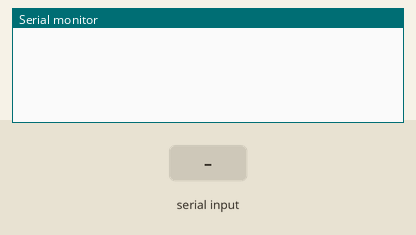
This sketch was run on a simulated Arduino Uno, built with avr-gcc and run on an emulated ATmega328P. On the bench: the last lines printed to the serial monitor. The inputs (shaded band) are chosen by the test bench. Random numbers use the default seed unless the sketch sets one.

Above: at 1.2 s.
1.3 s: "90,45\n" received over Serial
At 1.7 s:
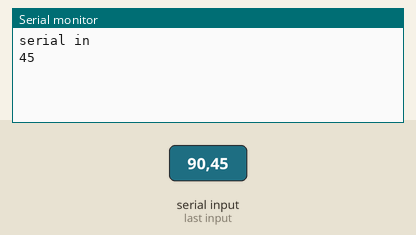
2.8 s: "30,150\n" received over Serial
At 3.2 s:
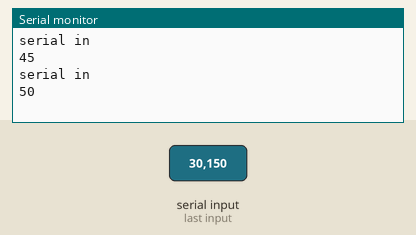

The sketch:

a7105.ino
```cpp
// (licence header left out)
#include <Arduino.h>
#include <SPI.h>
#include "config.h"
#include "a7105.h"

#define CS_PIN 10

#define CS_HI() digitalWrite(CS_PIN, HIGH);
#define CS_LO() digitalWrite(CS_PIN, LOW);

void A7105_WriteReg(u8 address, u8 data)
{
    CS_LO();
    SPI.transfer(address); // spi_xfer(SPI2, address);
    SPI.transfer(data);    // spi_xfer(SPI2, data);
    CS_HI();
}


void A7105_Setup() {
  pinMode(CS_PIN, OUTPUT);
  SPI.begin();
  SPI.setDataMode(SPI_MODE0);
//  SPI.setClockDivider(10);
  SPI.setBitOrder(MSBFIRST);
  // set gpio1 to SDO (MISO) by writing to reg GIO1S
//  A7105_WriteReg(0x0b,0x06); // 0b0110
}

u8 A7105_ReadReg(u8 address)
{
    u8 data;
    int i;
    CS_LO();
    // Bits A7-A0 make up the first u8.
    // Bit A7 = 1 == Strobe.  A7 = 0 == access register.
    // Bit a6 = 1 == read.  a6 = 0 == write.
    // bits 0-5 = address.  Assuming address < 64 the below says we want to read an address.
    SPI.transfer(0x40 | address); //spi_xfer(SPI2, 0x40 | address);
    data = SPI.transfer(0);
    CS_HI();
//    Serial.print(address); Serial.print(" "); Serial.println(data);
    return data;
// Not necessary because we expect SPI class to handle this?
//    /* Wait for tx completion before spi shutdown */
//    while(!(SPI_SR(SPI2) & SPI_SR_TXE))
//        ;
//    while((SPI_SR(SPI2) & SPI_SR_BSY))
//        ;

//    spi_disable(SPI2);
//    spi_set_bidirectional_receive_only_mode(SPI2);
//    */
//    /* Force read from SPI_DR to ensure RXNE is clear (probably not needed) */
//    volatile u8 x = SPI_DR(SPI2);
//    (void)x;
//    spi_enable(SPI2);  //This starts the data read
//    for(i = 0; i < 20; i++)  //Wait > 1 SPI clock (but less than 8).  clock is 4.5MHz
//        asm volatile ("nop");
//    ;
//    spi_disable(SPI2); //This ends the read window
//    data = spi_read(SPI2);
//    CS_HI();
//    spi_set_unidirectional_mode(SPI2);
//    spi_enable(SPI2);
 //   return data;
}

void A7105_WriteData(u8 *dpbuffer, u8 len, u8 channel)
{
    int i;
    CS_LO();
    SPI.transfer(A7105_RST_WRPTR);    //reset write FIFO PTR
    SPI.transfer(0x05); // FIFO DATA register - about to send data to put into FIFO
    for (i = 0; i < len; i++)
        SPI.transfer(dpbuffer[i]); // send some data
    CS_HI();

    // set the channel
    A7105_WriteReg(0x0F, channel);

    CS_LO();
    SPI.transfer(A7105_TX); // strobe command to actually transmit the daat
    CS_HI();
}

void A7105_ReadData(u8 *dpbuffer, u8 len)
{
    A7105_Strobe(A7105_RST_RDPTR); //A7105_RST_RDPTR
    for(int i = 0; i < len; i++) {
        dpbuffer[i] = A7105_ReadReg(0x05);
    }

    return;
}

void A7105_Reset()
{
    A7105_WriteReg(0x00, 0x00);
    delayMicroseconds(1000);
//    Serial.println(A7105_ReadReg(0x2));
}

void A7105_WriteID(unsigned long id)
{
    CS_LO();
    SPI.transfer(0x06);
    SPI.transfer((id >> 24) & 0xFF);
    SPI.transfer((id >> 16) & 0xFF);
    SPI.transfer((id >> 8) & 0xFF);
    SPI.transfer((id >> 0) & 0xFF);
    CS_HI();
}

void A7105_SetPower(int power)
{
    /*
    Power amp is ~+16dBm so:
    TXPOWER_100uW  = -23dBm == PAC=0 TBG=0
    TXPOWER_300uW  = -20dBm == PAC=0 TBG=1
    TXPOWER_1mW    = -16dBm == PAC=0 TBG=2
    TXPOWER_3mW    = -11dBm == PAC=0 TBG=4
    TXPOWER_10mW   = -6dBm  == PAC=1 TBG=5
    TXPOWER_30mW   = 0dBm   == PAC=2 TBG=7
    TXPOWER_100mW  = 1dBm   == PAC=3 TBG=7
    TXPOWER_150mW  = 1dBm   == PAC=3 TBG=7
    */
    u8 pac, tbg;
    switch(power) {
        case 0: pac = 0; tbg = 0; break;
        case 1: pac = 0; tbg = 1; break;
        case 2: pac = 0; tbg = 2; break;
        case 3: pac = 0; tbg = 4; break;
        case 4: pac = 1; tbg = 5; break;
        case 5: pac = 2; tbg = 7; break;
        case 6: pac = 3; tbg = 7; break;
        case 7: pac = 3; tbg = 7; break;
        default: pac = 0; tbg = 0; break;
    };
    A7105_WriteReg(0x28, (pac << 3) | tbg);
}

void A7105_Strobe(enum A7105_State state)
{
    CS_LO();
    SPI.transfer(state);
    CS_HI();
}
```

a7105.h
```cpp
#ifndef _IFACE_A7105_H_
#define _IFACE_A7105_H_

enum A7105_State {
    A7105_SLEEP     = 0x80,
    A7105_IDLE      = 0x90,
    A7105_STANDBY   = 0xA0,
    A7105_PLL       = 0xB0,
    A7105_RX        = 0xC0,
    A7105_TX        = 0xD0,
    A7105_RST_WRPTR = 0xE0,
    A7105_RST_RDPTR = 0xF0,
};

enum {
    A7105_00_MODE         = 0x00,
    A7105_01_MODE_CONTROL = 0x01,
    A7105_02_CALC         = 0x02,
    A7105_03_FIFOI        = 0x03,
    A7105_04_FIFOII       = 0x04,
    A7105_05_FIFO_DATA    = 0x05,
    A7105_06_ID_DATA      = 0x06,
    A7105_07_RC_OSC_I     = 0x07,
    A7105_08_RC_OSC_II    = 0x08,
    A7105_09_RC_OSC_III   = 0x09,
    A7105_0A_CK0_PIN      = 0x0A,
    A7105_0B_GPIO1_PIN1   = 0x0B,
    A7105_0C_GPIO2_PIN_II = 0x0C,
    A7105_0D_CLOCK        = 0x0D,
    A7105_0E_DATA_RATE    = 0x0E,
    A7105_0F_PLL_I        = 0x0F,
    A7105_10_PLL_II       = 0x10,
    A7105_11_PLL_III      = 0x11,
    A7105_12_PLL_IV       = 0x12,
    A7105_13_PLL_V        = 0x13,
    A7105_14_TX_I         = 0x14,
    A7105_15_TX_II        = 0x15,
    A7105_16_DELAY_I      = 0x16,
    A7105_17_DELAY_II     = 0x17,
    A7105_18_RX           = 0x18,
    A7105_19_RX_GAIN_I    = 0x19,
    A7105_1A_RX_GAIN_II   = 0x1A,
    A7105_1B_RX_GAIN_III  = 0x1B,
    A7105_1C_RX_GAIN_IV   = 0x1C,
    A7105_1D_RSSI_THOLD   = 0x1D,
    A7105_1E_ADC          = 0x1E,
    A7105_1F_CODE_I       = 0x1F,
    A7105_20_CODE_II      = 0x20,
    A7105_21_CODE_III     = 0x21,
    A7105_22_IF_CALIB_I   = 0x22,
    A7105_23_IF_CALIB_II  = 0x23,
    A7105_24_VCO_CURCAL   = 0x24,
    A7105_25_VCO_SBCAL_I  = 0x25,
    A7105_26_VCO_SBCAL_II = 0x26,
    A7105_27_BATTERY_DET  = 0x27,
    A7105_28_TX_TEST      = 0x28,
    A7105_29_RX_DEM_TEST_I  = 0x29,
    A7105_2A_RX_DEM_TEST_II = 0x2A,
    A7105_2B_CPC          = 0x2B,
    A7105_2C_XTAL_TEST    = 0x2C,
    A7105_2D_PLL_TEST     = 0x2D,
    A7105_2E_VCO_TEST_I   = 0x2E,
    A7105_2F_VCO_TEST_II  = 0x2F,
    A7105_30_IFAT         = 0x30,
    A7105_31_RSCALE       = 0x31,
    A7105_32_FILTER_TEST  = 0x32,
};
#define A7105_0F_CHANNEL A7105_0F_PLL_I

enum A7105_MASK {
    A7105_MASK_FBCF = 1 << 4,
    A7105_MASK_VBCF = 1 << 3,
};

void A7105_Initialize();
void A7105_WriteReg(u8 addr, u8 value);
void A7105_WriteData(u8 *dpbuffer, u8 len, u8 channel);
void A7105_ReadData(u8 *dpbuffer, u8 len);
u8 A7105_ReadReg(u8 addr);
void A7105_Reset();
void A7105_WriteID(u32 id);
void A7105_Strobe(enum A7105_State);
void A7105_SetPower(int power);


#endif
```

hubsan.ino
```cpp
// (licence header left out)
//#include "interface.h"
//#include "mixer.h"
//#include "config/model.h"
//#include <string.h>
//#include <stdlib.h>
#include <Arduino.h>
//#include "config.h"
#include "a7105.h"

volatile s16 Channels[NUM_OUT_CHANNELS];

u8 packet[16];
u8 channel;
const u8 allowed_ch[] = {0x14, 0x1e, 0x28, 0x32, 0x3c, 0x46, 0x50, 0x5a, 0x64, 0x6e, 0x78, 0x82};
unsigned long sessionid;
const unsigned long txid = 0xdb042679;
u8 state;
int cycles = 0;

enum {
    BIND_1,
    BIND_2,
    BIND_3,
    BIND_4,
    BIND_5,
    BIND_6,
    BIND_7,
    BIND_8,
    DATA_1,
    DATA_2,
    DATA_3,
    DATA_4,
    DATA_5,
};
#define WAIT_WRITE 0x80

int hubsan_init()
{
    u8 if_calibration1;
    u8 vco_calibration0;
    u8 vco_calibration1;
    //u8 vco_current;

    A7105_WriteID(0x55201041);
    A7105_WriteReg(A7105_01_MODE_CONTROL, 0x63);
    A7105_WriteReg(A7105_03_FIFOI, 0x0f);
    A7105_WriteReg(A7105_0D_CLOCK, 0x05);
    A7105_WriteReg(A7105_0E_DATA_RATE, 0x04);
    A7105_WriteReg(A7105_15_TX_II, 0x2b);
    A7105_WriteReg(A7105_18_RX, 0x62);
    A7105_WriteReg(A7105_19_RX_GAIN_I, 0x80);
    A7105_WriteReg(A7105_1C_RX_GAIN_IV, 0x0A);
    A7105_WriteReg(A7105_1F_CODE_I, 0x07);
    A7105_WriteReg(A7105_20_CODE_II, 0x17);
    A7105_WriteReg(A7105_29_RX_DEM_TEST_I, 0x47);

    A7105_Strobe(A7105_STANDBY);

    //IF Filter Bank Calibration
    A7105_WriteReg(0x02, 1);
    //vco_current =
    A7105_ReadReg(0x02);
    unsigned long ms = millis();

    while(millis()  - ms < 500) {
        if(! A7105_ReadReg(0x02))
            break;
    }
    if (millis() - ms >= 500)
        return 0;
    if_calibration1 = A7105_ReadReg(A7105_22_IF_CALIB_I);
    A7105_ReadReg(A7105_24_VCO_CURCAL);
    if(if_calibration1 & A7105_MASK_FBCF) {
        //Calibration failed...what do we do?
        return 0;
    }

    //VCO Current Calibration
    //A7105_WriteReg(0x24, 0x13); //Recomended calibration from A7105 Datasheet

    //VCO Bank Calibration
    //A7105_WriteReg(0x26, 0x3b); //Recomended limits from A7105 Datasheet

    //VCO Bank Calibrate channel 0?
    //Set Channel
    A7105_WriteReg(A7105_0F_CHANNEL, 0);
    //VCO Calibration
    A7105_WriteReg(0x02, 2);
    ms = millis();
    while(millis()  - ms < 500) {
        if(! A7105_ReadReg(0x02))
            break;
    }
    if (millis() - ms >= 500)
        return 0;
    vco_calibration0 = A7105_ReadReg(A7105_25_VCO_SBCAL_I);
    if (vco_calibration0 & A7105_MASK_VBCF) {
        //Calibration failed...what do we do?
        return 0;
    }

    //Calibrate channel 0xa0?
    //Set Channel
    A7105_WriteReg(A7105_0F_CHANNEL, 0xa0);
    //VCO Calibration
    A7105_WriteReg(A7105_02_CALC, 2);
    ms = millis();
    while(millis()  - ms < 500) {
        if(! A7105_ReadReg(A7105_02_CALC))
            break;
    }
    if (millis() - ms >= 500)
        return 0;
    vco_calibration1 = A7105_ReadReg(A7105_25_VCO_SBCAL_I);
    if (vco_calibration1 & A7105_MASK_VBCF) {
        //Calibration failed...what do we do?
    }

    //Reset VCO Band calibration
    //A7105_WriteReg(0x25, 0x08);

    A7105_SetPower(TXPOWER_150mW);

    A7105_Strobe(A7105_STANDBY);
    return 1;
}

static void update_crc()
{
    int sum = 0;
    for(int i = 0; i < 15; i++)
        sum += packet[i];
    packet[15] = (256 - (sum % 256)) & 0xff;
}
static void hubsan_build_bind_packet(u8 state)
{
    packet[0] = state;
    packet[1] = channel;
    packet[2] = (sessionid >> 24) & 0xff;
    packet[3] = (sessionid >> 16) & 0xff;
    packet[4] = (sessionid >>  8) & 0xff;
    packet[5] = (sessionid >>  0) & 0xff;
    packet[6] = 0x08;
    packet[7] = 0xe4; //???
    packet[8] = 0xea;
    packet[9] = 0x9e;
    packet[10] = 0x50;
    packet[11] = (txid >> 24) & 0xff;
    packet[12] = (txid >> 16) & 0xff;
    packet[13] = (txid >>  8) & 0xff;
    packet[14] = (txid >>  0) & 0xff;
    update_crc();
}

s16 get_channel(u8 ch, s32 scale, s32 center, s32 range)
{
  static int a=0;
  if (a++<2550) return 0;

//  return 254;
  return 128;
  s32 value = (s32)Channels[ch] * scale / CHAN_MAX_VALUE + center;
    if (value < center - range)
        value = center - range;
    if (value >= center + range)
        value = center + range -1;
    return value;
}


volatile uint8_t throttle=0, rudder=0, aileron = 0, elevator = 0;

static void hubsan_build_packet()
{
    memset(packet, 0, 16);
    //20 00 00 00 80 00 7d 00 84 02 64 db 04 26 79 7b
    packet[0] = 0x20;
    packet[2] = throttle;//get_channel(2, 0x80, 0x80, 0x80);
    packet[4] = 0xff - rudder; // get_channel(3, 0x80, 0x80, 0x80); //Rudder is reversed
    packet[6] = 0xff - elevator; // get_channel(1, 0x80, 0x80, 0x80); //Elevator is reversed
    packet[8] = aileron; // get_channel(0, 0x80, 0x80, 0x80);
    packet[9] = 0x02;
    packet[10] = 0x64;
    packet[11] = (txid >> 24) & 0xff;
    packet[12] = (txid >> 16) & 0xff;
    packet[13] = (txid >>  8) & 0xff;
    packet[14] = (txid >>  0) & 0xff;
    update_crc();
}

static u16 hubsan_cb()
{
    int i;
    switch(state) {
    case BIND_1:
    case BIND_3:
    case BIND_5:
    case BIND_7:
        hubsan_build_bind_packet(state == BIND_7 ? 9 : (state == BIND_5 ? 1 : state + 1 - BIND_1));
        A7105_Strobe(A7105_STANDBY);
        A7105_WriteData(packet, 16, channel);
        state |= WAIT_WRITE;
        return 3000;
    case BIND_1 | WAIT_WRITE:
    case BIND_3 | WAIT_WRITE:
    case BIND_5 | WAIT_WRITE:
    case BIND_7 | WAIT_WRITE:
        //wait for completion
        for(i = 0; i< 20; i++) {
          if(! (A7105_ReadReg(A7105_00_MODE) & 0x01))
            break;
        }
        if (i == 20)
            Serial.println("Failed to complete write\n");
       // else
       //     Serial.println("Completed write\n");
        A7105_Strobe(A7105_RX);
        state &= ~WAIT_WRITE;
        state++;
        return 4500; //7.5msec elapsed since last write
    case BIND_2:
    case BIND_4:
    case BIND_6:
        if(A7105_ReadReg(A7105_00_MODE) & 0x01) {
            state = BIND_1; //Serial.println("Restart");
            return 4500; //No signal, restart binding procedure.  12msec elapsed since last write
        }

       A7105_ReadData(packet, 16);
        state++;
        if (state == BIND_5)
            A7105_WriteID((packet[2] << 24) | (packet[3] << 16) | (packet[4] << 8) | packet[5]);

        return 500;  //8msec elapsed time since last write;
    case BIND_8:
        if(A7105_ReadReg(A7105_00_MODE) & 0x01) {
            state = BIND_7;
            return 15000; //22.5msec elapsed since last write
        }
        A7105_ReadData(packet, 16);
        if(packet[1] == 9) {
            state = DATA_1;
            A7105_WriteReg(A7105_1F_CODE_I, 0x0F);
            PROTOCOL_SetBindState(0);
            return 28000; //35.5msec elapsed since last write
        } else {
            state = BIND_7;
            return 15000; //22.5 msec elapsed since last write
        }
    case DATA_1:
        //Keep transmit power in sync
        A7105_SetPower(TXPOWER_150mW);
    case DATA_2:
    case DATA_3:
    case DATA_4:
    case DATA_5:

         if (cycles < 250) {
            throttle = 0;
            cycles++;
        }
        else if (cycles == 250) {
          Serial.print("Up we go: ");
          throttle = 15;
          cycles++;
        }

        hubsan_build_packet();
        A7105_WriteData(packet, 16, state == DATA_5 ? channel + 0x23 : channel);
        if (state == DATA_5)
            state = DATA_1;
        else
            state++;
        return 10000; //Was 10000
    }
    return 0;
}

static void initialize() {
    while(1) {
        A7105_Reset();
        if (hubsan_init())
            break;
    }
    sessionid = rand();
    channel = allowed_ch[rand() % sizeof(allowed_ch)];
    state = BIND_1;
}


void setup() { }
```

main.ino
```cpp
#include <stdlib.h>
char in[3];

void loop() {
  Serial.begin(115200);
  Serial.flush();

  A7105_Setup(); //A7105_Reset();
  int startTime, waitTime, hubsanWait,finishTime;
  //Serial.println("Preinit");
  initialize();

  rudder = aileron = elevator = 0x7F;

  startTime = micros();
  while (1) {


    /*
    if (Serial.available()>4) {
      if (Serial.read()!=23) {
        throttle = rudder =aileron = elevator = 0;
      } else {
      throttle=Serial.read();
      rudder=Serial.read();
      aileron=Serial.read();
      elevator=Serial.read();
      }
    } */

      //if (state!=0 && state!=1 & state!=128)
//Serial.print("State: ");

    while (Serial.available()>3){
      Serial.read(); //drop old commands pls
    }
    if (Serial.available()>2){

      Serial.println("serial in");
      in[0] = Serial.read();
      in[1] = Serial.read();
      in[2] = Serial.read();
      throttle = atoi(in);
      Serial.println(throttle);
    }


    hubsanWait = hubsan_cb();
//    finishTime=micros();
//    waitTime = hubsanWait - (micros() - startTime);
//    Serial.print("hubsanWait: " ); Serial.println(hubsanWait);
//    Serial.print("waitTime: " ); Serial.println(waitTime);
    //Serial.println(hubsanWait);

    //finishTime = micros() + hubsanWait;

 //   while (micros() < finishTime){
 //     Serial.read();
 //   }


    delayMicroseconds(hubsanWait);
    startTime = micros();

  }

}
```

protocol.ino
```cpp
//#include "config.h"
//#include <Arduino.h>

static u8 proto_state;
static u32 bind_time;

#define PROTO_READY   0x01
#define PROTO_BINDING 0x02
#define PROTO_BINDDLG 0x04

void PROTOCOL_SetBindState(u32 msec)
{
    if (msec) {
        if (msec == 0xFFFFFFFF)
            bind_time = msec;
        else
            bind_time = millis() + msec;
        proto_state |= PROTO_BINDING;
    } else {
        proto_state &= ~PROTO_BINDING;
    }
}
```

config.h
```cpp
#include <stdint.h>

#define NUM_OUT_CHANNELS 12
#define CHAN_MULTIPLIER 100
#define CHAN_MAX_VALUE (100 * CHAN_MULTIPLIER)

#define s16 int16_t
#define u16 uint16_t
#define s32 int32_t
#define u32 uint32_t
#define u8 uint8_t

extern volatile s16 Channels[NUM_OUT_CHANNELS];

enum TxPower {
    TXPOWER_100uW,
    TXPOWER_300uW,
    TXPOWER_1mW,
    TXPOWER_3mW,
    TXPOWER_10mW,
    TXPOWER_30mW,
    TXPOWER_100mW,
    TXPOWER_150mW,
    TXPOWER_LAST,
};

enum ProtoCmds {
    PROTOCMD_INIT,
    PROTOCMD_DEINIT,
    PROTOCMD_BIND,
    PROTOCMD_CHECK_AUTOBIND,
    PROTOCMD_NUMCHAN,
    PROTOCMD_DEFAULT_NUMCHAN,
    PROTOCMD_CURRENT_ID,
    PROTOCMD_SET_TXPOWER,
    PROTOCMD_GETOPTIONS,
    PROTOCMD_SETOPTIONS,
    PROTOCMD_TELEMETRYSTATE,
};


void PROTOCOL_SetBindState(u32 msec);
```

Measured:
- after the input at 1.3 s, the serial monitor: prints a new line at once (image 1)
- after the input at 2.8 s, the serial monitor: prints a new line at once (image 2)
